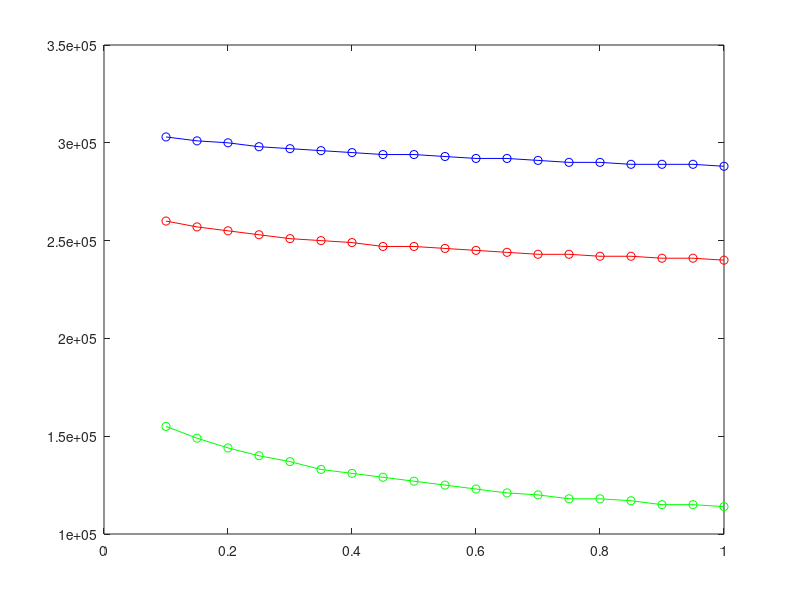

Recreate this plot in MATLAB. (Note: this script raises an error after producing the figure.)

reworkcostratio = 0.1:0.05:1;
profitA0 = [3.03E+05 3.01E+05 3.00E+05 2.98E+05 2.97E+05 2.96E+05 2.95E+05...
    2.94E+05 2.94E+05 2.93E+05 2.92E+05 2.92E+05 2.91E+05 2.90E+05 2.90E+05 2.89E+05 2.89E+05 2.89E+05 2.88E+05];
figure
nameFig = 'reworkcost';
plot(reworkcostratio,profitA0,'b-o')


hold on
profitA20=[2.60E+05 2.57E+05 2.55E+05 2.53E+05 2.51E+05 2.50E+05 2.49E+05...
    2.47E+05 2.47E+05 2.46E+05 2.45E+05 2.44E+05 2.43E+05 2.43E+05 2.42E+05 2.42E+05 2.41E+05 2.41E+05 2.40E+05];
plot(reworkcostratio,profitA20,'r-o')

hold on
profitA100=[1.55E+05 1.49E+05 1.44E+05 1.40E+05 1.37E+05 1.33E+05 1.31E+05...
    1.29E+05 1.27E+05 1.25E+05 1.23E+05 1.21E+05 1.20E+05 1.18E+05 1.18E+05 1.17E+05 1.15E+05 1.15E+05 1.14E+05];
plot(reworkcostratio,profitA100,'g-o')


%Plot the lines
hline=refline(0,2.86E+05);% adds a reference line with slope m and intercept b to the current axes.
hline.Color = 'b';
hline.LineStyle = '--';

hline=refline(0,2.39E+05);% adds a reference line with slope m and intercept b to the current axes.
hline.Color = 'r';
hline.LineStyle = '--';

hline=refline(0,1.09E+05);% adds a reference line with slope m and intercept b to the current axes.
hline.Color = 'g';
hline.LineStyle = '--';

legends = {'A=0   (rework)','A=20  (rework)','A=100 (rework)','A=0   (no rework)','A=20  (no rework)','A=100 (no rework)'};
xLim=[0.1,1];
xTick = 0.1:0.1:1;
yLim=[0.8E+05 3.3E+05];
yTick= min(yLim):(max(yLim)-min(yLim))/10:max(yLim);
legendX = 5.9;
legendY = 6.8;
%legendPosition = [legendX legendY 0.001 0.01];% Define the position and dimensions of the legend
legendPosition =[3.09591672698842 3.33895834870947 6.66749987935647 1.1641666359144];
xLabel='\beta';
yLabel='Profit (USD)';
setFigProperty(nameFig,xLabel,yLabel,xLim,xTick,yLim, yTick,legends, legendPosition );

function setFigProperty(nameFig,xLabel,yLabel,xLim,xTick,yLim, yTick,legends, legendPosition )
%This function is used to adjust the figure
    axis_font_size =10;
    legend_font_size=8;
    figure_linewidth = 1;
    legend_linewidth=0.5;
    %mark_size=15;

    property_legend=legend(legends);
    % icons(1).Position = [0.1 0.1 0.01 ];
    % icons(1).Units='centimeters';
    % icons(2).XData = [0.05 0.01];
    property_legend.FontSize=legend_font_size;
    property_legend.FontName='times new roman';
    property_legend.LineWidth=legend_linewidth;
    property_legend.Units = 'centimeters';
    % property_legend.NumColumns=1;
    property_legend.Position=legendPosition;% Define the position and dimensions of the legend
    property_legend.NumColumns = 2;

    af = gcf;%Current figure
    % af.PaperUnits='centimeters';
    % af.PaperSize=[30 30];   % width by heigth     No efffect on the output
    af.Units = 'centimeters';
    af.Position = [4 4 10.5 8.5]; %Location and size of the drawable area, specified as a vector of the form [left bottom width height]. 
    %This area excludes the figure borders, title bar, menu bar, and tool bar,[left bottom width height]
    %af.OuterPosition = [5 5 9 8];    Define the figure size which is 9*8

    ax = gca;%Current axes or chart
    ax.Units = 'centimeters';
    ax.FontSize = axis_font_size;
    ax.LineWidth = figure_linewidth ;
    ax.FontName = 'times new roman';
    ax.FontWeight = 'normal';
    ax.Position = [1.4 1.2 8.6 6.8]; % Define the distance between the axis and the figure, and the width and heigth of the axis
    ax.XLim = xLim;% Range
    ax.XTick = xTick;% Tick label
    ax.XLabel.String = xLabel;
    ax.XLabel.FontSize = axis_font_size;
    ax.XGrid='on';
    % ax.XMinorGrid='on';
    % ax.XAxis.MinorTick = 'on';
    % %ax.XAxis.MinorTickValues = 1:0.5:10;
    ax.TickLength = [0.01 0.01];% Ticklength
    ax.YLim = yLim;
    ax.YTick = yTick;
    %ax.YLabel.String = yLabel;
    ax.YLabel.FontSize = axis_font_size;
    ax.YGrid='on';% grid
    % ax.YMinorGrid='on';%minor grid
    ax.GridLineStyle = '-';
    % ax.MinorGridLineStyle = '--'
    ax.GridColor=[100 100 100]/255;
    ax.GridAlpha = 0.2;
    ax.YLabel.String = yLabel;
    ax.YLabel.FontSize = axis_font_size;
    box on;

    print('-dtiff','-r300',nameFig);
end